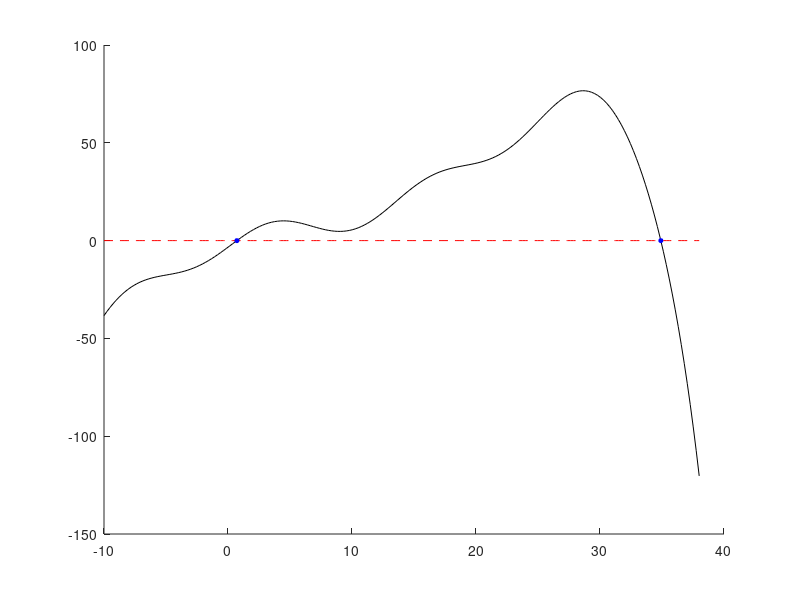
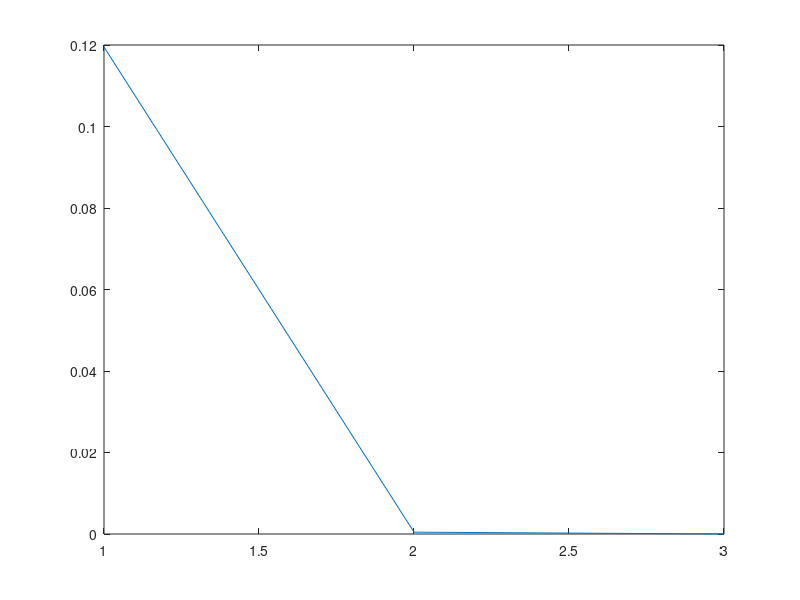
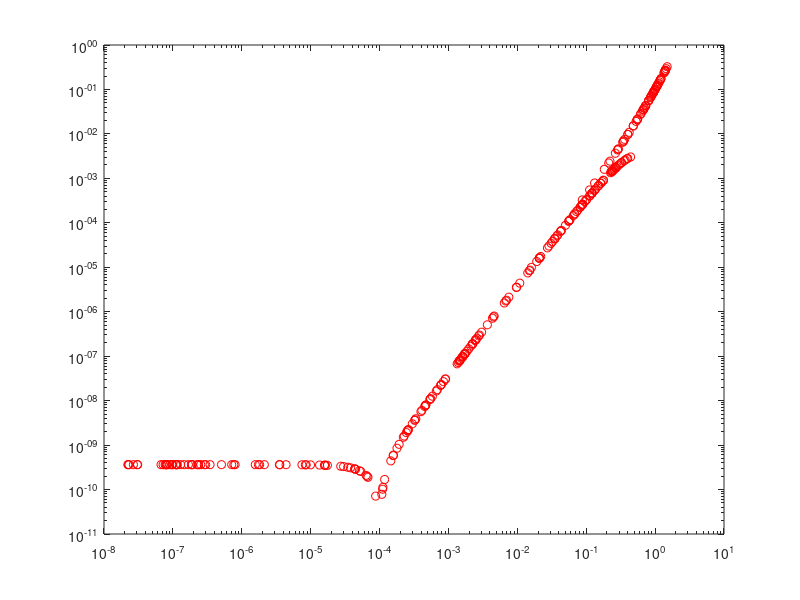

The MATLAB source for these figures, in order:
function Assignment1Newton()
    x_range = linspace(-10,38,200);

    [y_vals,dfdx] = test_func(x_range);

     x0 = -2;
     max_iter = 200;
     dx_tol = 1e-7;
     y_tol = 1e-7;

    [x_root1,exit_flag] = newton_solve(@test_func, x0, max_iter, dx_tol,y_tol);
    [f_root1] = test_func(x_root1);
    
    x_root_base = x_root1;

    x0=35;
    [x_root2,exit_flag] = newton_solve(@test_func, x0, max_iter, dx_tol,y_tol);
    [f_root2] = test_func(x_root2);

    figure(1);
    hold on;
    plot(x_range,y_vals,'k')
    plot(x_range,x_range*0,'r--')
    plot(x_root1,f_root1,"bo",'MarkerFaceColor','b','MarkerSize',3);
    plot(x_root2,f_root2,"bo",'MarkerFaceColor','b','MarkerSize',3);

    all_iteration_list =[];
    all_error_list = [];

    all_error_current_list = [];
    all_error_next_list = [];

     for n = 1:100
         x0 = x_root_base + (2*rand()-.5);
         [~,~,x_guess_list] = newton_solve(@test_func, x0, max_iter, dx_tol,y_tol);
         iteration_list = 1:length(x_guess_list);
         error_list = abs(x_guess_list-x_root_base);
         all_iteration_list = [all_iteration_list, iteration_list];
         all_error_list = [all_error_list,error_list];

         current_error = error_list(1:end-1);
         next_error = error_list(2:end);

         all_error_current_list = [all_error_current_list,current_error];
         all_error_next_list = [all_error_next_list,next_error];
     end
    
    figure(2);
    plot(abs(x_guess_list-x_root1));

    figure(3);
    loglog(all_error_current_list,all_error_next_list,"or")
end

%%NEWTON SOLVER
function [x_root,exit_flag,x_guess_list] = newton_solve(f_in,x0,max_iter,dx_tol,y_tol)
    x_prev = x0-2*dx_tol;    
    x_val = x0;
    [f_val,dfdx_val] = f_in(x_val);

    count = 0;
    x_guess_list = x_val;

  while abs(dfdx_val) > 1e-7 && abs((x_val-x_prev)) > dx_tol && count<max_iter && abs(f_val) > y_tol
        x_prev = x_val;
        x_val = x_val - f_val/dfdx_val;

        [f_val, dfdx_val] = f_in(x_val);
        count=count+1;
        x_guess_list(end+1) = x_val;
   end

    x_root = x_val;

   %assume success
   exit_flag = 0;

   if abs(x_val-x_prev) > dx_tol && abs(f_val)>y_tol
       exit_flag = 1;
   end

end

%%IMPORT FUNCTION
function [f_val,dfdx] = test_func(x_range)
    f_val = (x_range.^3)/100 - (x_range.^2)/8 + 2*x_range + 6*sin(x_range/2+6) -.7 - exp(x_range/6);
    dfdx = 3*(x_range.^2)/100 - 2*x_range/8 + 2 +(6/2)*cos(x_range/2+6) - exp(x_range/6)/6;
end